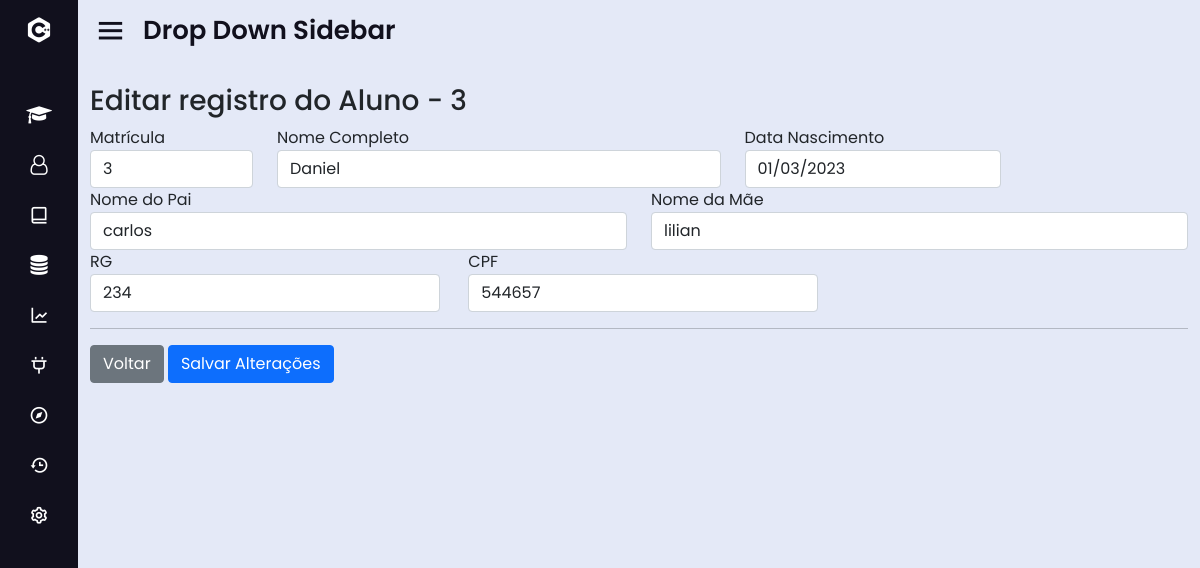
The page /?page=fedit_alu&id=3 on the database its author committed.
### tables this page shows
CREATE TABLE IF NOT EXISTS `aluno` (
  `id` int(11) NOT NULL AUTO_INCREMENT,
  `nome` varchar(50) DEFAULT NULL,
  `pai` varchar(50) DEFAULT NULL,
  `mae` varchar(50) DEFAULT NULL,
  `rg` varchar(50) DEFAULT NULL,
  `cpf` varchar(50) DEFAULT NULL,
  `nasc` date DEFAULT NULL,
  PRIMARY KEY (`id`) USING BTREE
);

### sis/aluno/fedit_alu.php (the view)
<?php
	$id = (int) $_GET['id'];
	$sql = mysqli_query($con, "select * from aluno where id = '".$id."';");
	$row = mysqli_fetch_array($sql);
?>
<div id="main" class="container-fluid">
	<br><h3 class="page-header">Editar registro do Aluno - <?php echo $id;?></h3>
	<form action="?page=atualiza_alu&id=<?php echo $row['id']; ?>" method="post">
	<div class="row">
		<div class="form-group col-md-2">
			<label for="id">Matrícula</label>
			<input type="text" class="form-control" name="id" value="<?php echo $row["id"]; ?>">
		</div>
		<div class="form-group col-md-5">
			<label for="nome">Nome Completo</label>
			<input type="text" class="form-control" name="nome" value="<?php echo $row["nome"]; ?>">
		</div>
		<div class="form-group col-md-3">
			<label for="nasc">Data Nascimento</label>
			<input type="text" class="form-control" name="nasc" value="<?php echo date('d/m/Y',strtotime($row["nasc"])); ?>">
		</div>
	</div>
	<div class="row">
		<div class="form-group col-md-6">
			<label for="pai">Nome do Pai</label>
			<input type="text" class="form-control" name="pai" value="<?php echo $row["pai"]; ?>">
		</div>
		<div class="form-group col-md-6">
			<label for="mae">Nome da Mãe</label>
			<input type="text" class="form-control" name="mae" value="<?php echo $row["mae"]; ?>">
		</div>
	</div>
	<div class="row">
		<div class="form-group col-md-4">
			<label for="rg">RG</label>
			<input type="text" class="form-control" name="rg" value="<?php echo $row["rg"]; ?>">
		</div>
		<div class="form-group col-md-4">
			<label for="cpf">CPF</label>
			<input type="text" class="form-control" name="cpf" value="<?php echo $row["cpf"]; ?>">
		</div>
	</div>
	<hr/>
	<div id="actions" class="row">
		<div class="col-md-12">
			<a href="?page=lista_alu" class="btn btn-secondary">Voltar</a>
			<button type="submit" class="btn btn-primary">Salvar Alterações</button>
		</div>
	</div>
</div>

### css/style.css (style rules this page uses)
* { margin: 0; padding: 0; box-sizing: border-box; font-family: 'Poppins', sans-serif; }

### rows shown on the page
aluno: id "3", nome "Daniel", nasc "01/03/2023", pai "carlos", mae "lilian", rg "234", cpf "544657"

### other values the page prints
$id "3"
